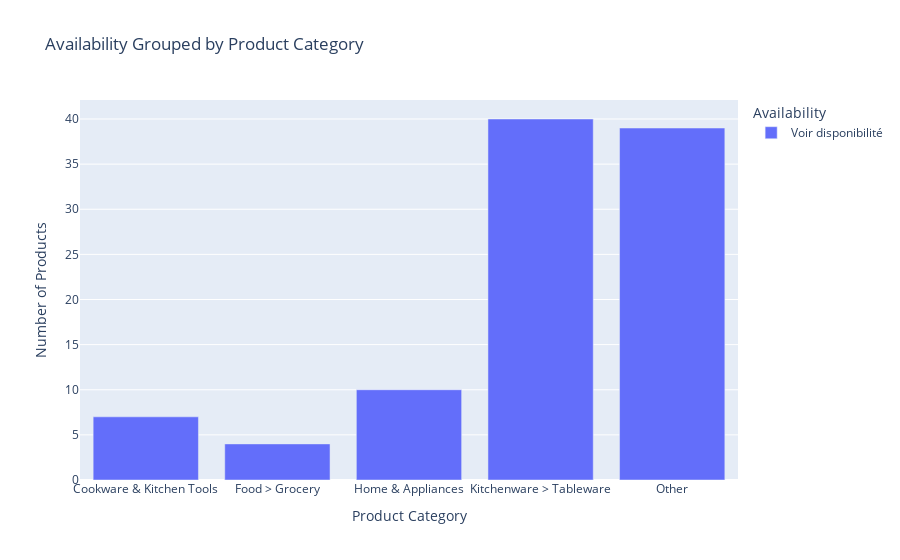

Here is the notebook cell this chart was saved with:
### Code cell
# Assess product availability trends over time.

# Group by Category and Availability, then count the occurrences.
availability_by_category = df_products.groupby(['Category', 'Availability']).size().reset_index(name='Count')
print(availability_by_category)

fig_avail_cat = px.bar(
    availability_by_category,
    x='Category',
    y='Count',
    color='Availability',   # Different colors for different availability statuses
    title="Availability Grouped by Product Category",
    labels={'Count': 'Number of Products', 'Category': 'Product Category'},
    barmode='stack'  # This stacks the counts for each availability status within each category
)

fig_avail_cat.show()

### Figure 1 — Plotly figure (JSON) as saved in the notebook; plotly's stock layout.template omitted (floating-point values rounded to 4 significant figures)
{"data": [{"hovertemplate": "Availability=Voir disponibilité<br>Product Category=%{x}<br>Number of Products=%{y}<extra></extra>", "legendgroup": "Voir disponibilité", "marker": {"color": "#636efa", "pattern": {"shape": ""}}, "name": "Voir disponibilité", "orientation": "v", "showlegend": true, "textposition": "auto", "type": "bar", "x": ["Cookware & Kitchen Tools", "Food > Grocery", "Home & Appliances", "Kitchenware > Tableware", "Other"], "xaxis": "x", "y": [7, 4, 10, 40, 39], "yaxis": "y"}], "layout": {"barmode": "stack", "legend": {"title": {"text": "Availability"}, "tracegroupgap": 0}, "title": {"text": "Availability Grouped by Product Category"}, "xaxis": {"anchor": "y", "domain": [0, 1], "title": {"text": "Product Category"}}, "yaxis": {"anchor": "x", "domain": [0, 1], "title": {"text": "Number of Products"}}}}
